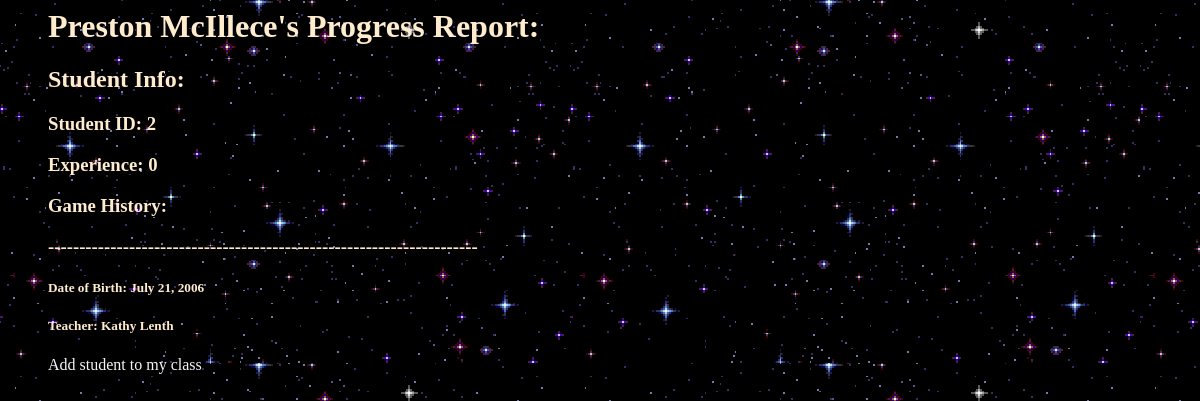
The page /users/studentReport/2 (signed in) on the database its author committed.
### users/models.py (models this page shows)
class Student(models.Model):
    user = models.OneToOneField(CustomUser, on_delete=models.CASCADE, primary_key=True)
    teacher_id = models.ForeignKey(Teacher, on_delete=models.SET_NULL, null=True, default=None)
    total_xp = models.IntegerField(default=0)

class CustomUser(AbstractUser):
    id = models.IntegerField(auto_created=True, primary_key=True)
    fname = models.CharField(default='', max_length=15)
    lname = models.CharField(default='', max_length=25)
    birthdate = models.DateField(default='1900-01-01')
    is_student = models.BooleanField('student status', default=False)
    is_teacher = models.BooleanField('teacher status', default=False)
    def __str__(self):
        string = ' '
        string = self.fname + string + self.lname
        return string

class Teacher(models.Model):
    user = models.OneToOneField(CustomUser, on_delete=models.CASCADE, primary_key=True)

### users/views.py (the view)
# urls.py: path('studentReport/<int:student_id>', views.studentReport, name='studentReport'),
def studentReport(request, student_id):
    user = get_object_or_404(CustomUser, id = student_id)
    student = user.student
    teacher = request.user.teacher
    games = GameInstance.objects.all()
    return render(request, 'studentReport.html', {'student': student, 'teacher': teacher, 'games': games})

### templates/studentReport.html (shortened to what this page needs)
{% load static %}
<link rel="stylesheet" type="text/css" href="{% static 'users/style.css' %}">
{% if student %}
    <ul>
        <H1>{{ student.user.fname }} {{ student.user.lname }}'s Progress Report:</H1>
        <h2>Student Info:</h2>
        <h3>Student ID: {{ student.user.id }}</h3>
        <h3>Experience: {{ student.total_xp }}</h3>
        <h3>Game History:</h3>
        <h3>---------------------------------------------------------------------</h3>
        <h5>Date of Birth: {{ student.user.birthdate }}</h5>
        <h5>Teacher: {{ student.teacher_id.user}}</h5>
    {% if student.teacher_id != teacher %}
        <p><a href="{% url 'added' student.user.id %}">Add student to my class</a></p>
    {% endif %}
    </ul>
{% else %}
    <p>No student with that id.</p>
{% endif %}

### users/static/users/style.css (style rules this page uses)
p { color: burlywood }
h1 { color: blanchedalmond }
h2 { color: blanchedalmond }
h3 { color: blanchedalmond }
h5 { color: blanchedalmond }
a { color: whitesmoke; text-decoration: none }

### rows shown on the page
Student: user.fname "Preston", user.lname "McIllece", user.id "2", total_xp "0", user.birthdate "July 21, 2006", teacher_id.user "Kathy Lenth"
